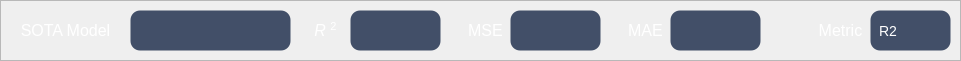
      <widget class="QFrame" name="frame_2">
       <property name="geometry">
        <rect>
         <x>20</x>
         <y>250</y>
         <width>961</width>
         <height>61</height>
        </rect>
       </property>
       <property name="styleSheet">
        <string notr="true">QFrame#frame_2 {
    background-color: #232936;
    border: 0px solid #4268a8;
    border-radius: 18px;
}

</string>
       </property>
       <property name="frameShape">
        <enum>QFrame::Shape::StyledPanel</enum>
       </property>
       <property name="frameShadow">
        <enum>QFrame::Shadow::Raised</enum>
       </property>
       <widget class="QLabel" name="label_3">
        <property name="geometry">
         <rect>
          <x>10</x>
          <y>10</y>
          <width>111</width>
          <height>41</height>
         </rect>
        </property>
        <property name="styleSheet">
         <string notr="true">background:transparent;</string>
        </property>
        <property name="text">
         <string>&lt;html&gt;&lt;head/&gt;&lt;body&gt;&lt;p align=&quot;center&quot;&gt;&lt;span style=&quot; font-size:12pt; color:#ffffff;&quot;&gt;SOTA Model&lt;/span&gt;&lt;/p&gt;&lt;/body&gt;&lt;/html&gt;</string>
        </property>
       </widget>
       <widget class="QLabel" name="label_4">
        <property name="geometry">
         <rect>
          <x>310</x>
          <y>10</y>
          <width>31</width>
          <height>41</height>
         </rect>
        </property>
        <property name="font">
         <font>
          <family>Arial</family>
         </font>
        </property>
        <property name="styleSheet">
         <string notr="true">background:transparent;</string>
        </property>
        <property name="text">
         <string>&lt;html&gt;&lt;head/&gt;&lt;body&gt;&lt;p align=&quot;center&quot;&gt;&lt;span style=&quot; font-size:12pt; font-style:italic; color:#ffffff;&quot;&gt;R &lt;/span&gt;&lt;span style=&quot; font-size:12pt; color:#ffffff; vertical-align:super;&quot;&gt;2&lt;/span&gt;&lt;/p&gt;&lt;/body&gt;&lt;/html&gt;</string>
        </property>
       </widget>
       <widget class="QLabel" name="label_5">
        <property name="geometry">
         <rect>
          <x>460</x>
          <y>10</y>
          <width>51</width>
          <height>41</height>
         </rect>
        </property>
        <property name="font">
         <font>
          <family>Arial</family>
         </font>
        </property>
        <property name="styleSheet">
         <string notr="true">background:transparent;</string>
        </property>
        <property name="text">
         <string>&lt;html&gt;&lt;head/&gt;&lt;body&gt;&lt;p align=&quot;center&quot;&gt;&lt;span style=&quot; font-size:12pt; color:#ffffff;&quot;&gt;MSE&lt;/span&gt;&lt;/p&gt;&lt;/body&gt;&lt;/html&gt;</string>
        </property>
       </widget>
       <widget class="QLabel" name="label_6">
        <property name="geometry">
         <rect>
          <x>620</x>
          <y>10</y>
          <width>51</width>
          <height>41</height>
         </rect>
        </property>
        <property name="font">
         <font>
          <family>Arial</family>
         </font>
        </property>
        <property name="styleSheet">
         <string notr="true">background:transparent;</string>
        </property>
        <property name="text">
         <string>&lt;html&gt;&lt;head/&gt;&lt;body&gt;&lt;p align=&quot;center&quot;&gt;&lt;span style=&quot; font-size:12pt; color:#ffffff;&quot;&gt;MAE&lt;/span&gt;&lt;/p&gt;&lt;/body&gt;&lt;/html&gt;</string>
        </property>
       </widget>
       <widget class="QPlainTextEdit" name="txt_ml_r2">
        <property name="geometry">
         <rect>
          <x>350</x>
          <y>10</y>
          <width>91</width>
          <height>41</height>
         </rect>
        </property>
        <property name="styleSheet">
         <string notr="true">QPlainTextEdit,
QTextEdit
{
	font: 12pt &quot;Arial&quot;;
	background-color: rgba(66, 79, 104, 1);
	border: 1px solid transparent;
	border-radius: 10px;
	font-size: 14px;
	color: rgb(255, 255, 255);
	padding: 6px 6px;                     
	selection-background-color: #3478e8;
	selection-color: #ffffff;
}

QPlainTextEdit:hover,
QTextEdit:hover
{	
	border: 1px solid #3478e8;}

QPlainTextEdit:focus,
QTextEdit:focus
{
	border: 1px solid #3478e8;
}

QPlainTextEdit:disabled,
QTextEdit:disabled
{
	background-color: #f6f7f9;
	color: #9498a0;
	border: 1px solid transparent;
}

QPlainTextEdit QScrollBar:vertical,
QTextEdit QScrollBar:vertical
{
	background: transparent;
	width: 10px;
	margin: 4px 2px 4px 0px;
	border: none;
}

QPlainTextEdit QScrollBar::handle:vertical,
QTextEdit QScrollBar::handle:vertical
{
	background: rgb(90, 105, 135);
	min-height: 24px;
	border-radius: 4px;
}

QPlainTextEdit QScrollBar::handle:vertical:hover,
QTextEdit QScrollBar::handle:vertical:hover
{
	background: rgb(120, 138, 172);
}

QPlainTextEdit QScrollBar::handle:vertical:pressed,
QTextEdit QScrollBar::handle:vertical:pressed
{
	background: #3478e8;
}

QPlainTextEdit QScrollBar::add-line:vertical,
QPlainTextEdit QScrollBar::sub-line:vertical,
QTextEdit QScrollBar::add-line:vertical,
QTextEdit QScrollBar::sub-line:vertical
{
	height: 0px;
	background: transparent;

width:0px;
border:none;}

QPlainTextEdit QScrollBar::add-page:vertical,
QPlainTextEdit QScrollBar::sub-page:vertical,
QTextEdit QScrollBar::add-page:vertical,
QTextEdit QScrollBar::sub-page:vertical
{
	background: transparent;
}

QPlainTextEdit QScrollBar:horizontal,
QTextEdit QScrollBar:horizontal
{
	background: transparent;
	height: 10px;
	margin: 0px 4px 2px 4px;
	border: none;
}

QPlainTextEdit QScrollBar::handle:horizontal,
QTextEdit QScrollBar::handle:horizontal
{
	background: rgb(90, 105, 135);
	min-width: 24px;
	border-radius: 4px;
}

QPlainTextEdit QScrollBar::handle:horizontal:hover,
QTextEdit QScrollBar::handle:horizontal:hover
{
	background: rgb(120, 138, 172);
}

QPlainTextEdit QScrollBar::handle:horizontal:pressed,
QTextEdit QScrollBar::handle:horizontal:pressed
{
	background: #3478e8;
}

QPlainTextEdit QScrollBar::add-line:horizontal,
QPlainTextEdit QScrollBar::sub-line:horizontal,
QTextEdit QScrollBar::add-line:horizontal,
QTextEdit QScrollBar::sub-line:horizontal
{
	width: 0px;
	background: transparent;

height:0px;
border:none;}

QPlainTextEdit QScrollBar::add-page:horizontal,
QPlainTextEdit QScrollBar::sub-page:horizontal,
QTextEdit QScrollBar::add-page:horizontal,
QTextEdit QScrollBar::sub-page:horizontal
{
	background: transparent;
}</string>
        </property>
        <property name="plainText">
         <string/>
        </property>
       </widget>
       <widget class="QPlainTextEdit" name="txt_ml_optimal_model">
        <property name="geometry">
         <rect>
          <x>130</x>
          <y>10</y>
          <width>161</width>
          <height>41</height>
         </rect>
        </property>
        <property name="styleSheet">
         <string notr="true">QPlainTextEdit,
QTextEdit
{
	font: 12pt &quot;Arial&quot;;
	background-color: rgba(66, 79, 104, 1);
	border: 1px solid transparent;
	border-radius: 10px;
	font-size: 14px;
	color: rgb(255, 255, 255);
	padding: 6px 6px;                     
	selection-background-color: #3478e8;
	selection-color: #ffffff;
}

QPlainTextEdit:hover,
QTextEdit:hover
{	
	border: 1px solid #3478e8;}

QPlainTextEdit:focus,
QTextEdit:focus
{
	border: 1px solid #3478e8;
}

QPlainTextEdit:disabled,
QTextEdit:disabled
{
	background-color: #f6f7f9;
	color: #9498a0;
	border: 1px solid transparent;
}

QPlainTextEdit QScrollBar:vertical,
QTextEdit QScrollBar:vertical
{
	background: transparent;
	width: 10px;
	margin: 4px 2px 4px 0px;
	border: none;
}

QPlainTextEdit QScrollBar::handle:vertical,
QTextEdit QScrollBar::handle:vertical
{
	background: rgb(90, 105, 135);
	min-height: 24px;
	border-radius: 4px;
}

QPlainTextEdit QScrollBar::handle:vertical:hover,
QTextEdit QScrollBar::handle:vertical:hover
{
	background: rgb(120, 138, 172);
}

QPlainTextEdit QScrollBar::handle:vertical:pressed,
QTextEdit QScrollBar::handle:vertical:pressed
{
	background: #3478e8;
}

QPlainTextEdit QScrollBar::add-line:vertical,
QPlainTextEdit QScrollBar::sub-line:vertical,
QTextEdit QScrollBar::add-line:vertical,
QTextEdit QScrollBar::sub-line:vertical
{
	height: 0px;
	background: transparent;

width:0px;
border:none;}

QPlainTextEdit QScrollBar::add-page:vertical,
QPlainTextEdit QScrollBar::sub-page:vertical,
QTextEdit QScrollBar::add-page:vertical,
QTextEdit QScrollBar::sub-page:vertical
{
	background: transparent;
}

QPlainTextEdit QScrollBar:horizontal,
QTextEdit QScrollBar:horizontal
{
	background: transparent;
	height: 10px;
	margin: 0px 4px 2px 4px;
	border: none;
}

QPlainTextEdit QScrollBar::handle:horizontal,
QTextEdit QScrollBar::handle:horizontal
{
	background: rgb(90, 105, 135);
	min-width: 24px;
	border-radius: 4px;
}

QPlainTextEdit QScrollBar::handle:horizontal:hover,
QTextEdit QScrollBar::handle:horizontal:hover
{
	background: rgb(120, 138, 172);
}

QPlainTextEdit QScrollBar::handle:horizontal:pressed,
QTextEdit QScrollBar::handle:horizontal:pressed
{
	background: #3478e8;
}

QPlainTextEdit QScrollBar::add-line:horizontal,
QPlainTextEdit QScrollBar::sub-line:horizontal,
QTextEdit QScrollBar::add-line:horizontal,
QTextEdit QScrollBar::sub-line:horizontal
{
	width: 0px;
	background: transparent;

height:0px;
border:none;}

QPlainTextEdit QScrollBar::add-page:horizontal,
QPlainTextEdit QScrollBar::sub-page:horizontal,
QTextEdit QScrollBar::add-page:horizontal,
QTextEdit QScrollBar::sub-page:horizontal
{
	background: transparent;
}</string>
        </property>
       </widget>
       <widget class="QComboBox" name="cmb_ml_metric">
        <property name="geometry">
         <rect>
          <x>870</x>
          <y>10</y>
          <width>81</width>
          <height>41</height>
         </rect>
        </property>
        <property name="font">
         <font>
          <family>Arial</family>
          <pointsize>-1</pointsize>
          <italic>false</italic>
          <bold>false</bold>
          <hintingpreference>PreferDefaultHinting</hintingpreference>
         </font>
        </property>
        <property name="styleSheet">
         <string notr="true">QLineEdit
{
	font: 12pt &quot;Arial&quot;;
	background-color: rgba(66, 79, 104, 1);
	border: 1px solid transparent;   
	border-radius: 10px;
	font-size: 14px;
	color: rgb(255, 255, 255);
	padding-left: 0px;            
	padding-right: 0px;
	min-height: 20px;
	selection-background-color: #3478e8;
	selection-color: #ffffff;
}

QLineEdit:hover
{
	background-color: rgb(74, 88, 115); 
	border: 1px solid #3478e8;

}

QLineEdit:focus
{
	border: 1px solid #3478e8;
}

QLineEdit:disabled
{
	background-color: #f6f7f9;
	color: #9498a0;
	border: 1px solid transparent;
}

QLineEdit[echoMode=&quot;2&quot;]  
{
	lineedit-password-character: 9679;
}

QComboBox
{
	font: 12pt &quot;Arial&quot;;
	background-color: rgba(66, 79, 104, 1);
	border: 1px solid transparent;
	border-radius: 10px;
	font-size: 14px;
	color: rgb(255, 255, 255);
	padding-left: 8px;
	padding-right: 0px;           
	min-height: 20px;
}

QComboBox:hover
{
	background-color: rgb(74, 88, 115);  
	border: 1px solid #3478e8;}

QComboBox:focus
{
	border: 1px solid #3478e8;
}

QComboBox:disabled
{
	background-color: #f6f7f9;
	color: #9498a0;
	border: 1px solid transparent;
}

QComboBox::drop-down
{
	subcontrol-origin: padding;
	subcontrol-position: center right;
	width: 28px;
	border: none;
	border-top-right-radius: 10px;
	border-bottom-right-radius: 10px;
	background: transparent;
}

QComboBox::drop-down:hover
{
	background-color: rgb(37, 52, 81);
}

QComboBox::drop-down:pressed
{
	background-color: rgb(204, 204, 204);
}

QComboBox::down-arrow
{
	image: url(:/icons/down_arrow.svg);
	width: 14px;
	height: 14px;
}

QComboBox::down-arrow:disabled
{
	image: url(:/icons/down_arrow.svg);
	opacity: 0.4;
}

QComboBox QAbstractItemView,
QComboBox QLineEdit
{
	background-color: rgba(66, 79, 104, 1);
	color: rgb(255, 255, 255);
	border-radius: 10px;
	selection-background-color: #3478e8;
	selection-color: #ffffff;
}

QComboBox QAbstractItemView
{
	background-color: rgba(66, 79, 104, 1);
	color: rgb(255, 255, 255);
	border: 1px solid #3478e8;
	border-radius: 8px;
	selection-background-color: #3478e8;
	selection-color: #ffffff;
	outline: none;
	padding: 4px;
}

QComboBox QAbstractItemView::item
{
	min-height: 24px;
	padding-left: 8px;
	border-radius: 6px;
}

QComboBox QAbstractItemView::item:hover
{
	background-color: rgb(37, 52, 81);
}

QComboBox QAbstractItemView::item:selected
{
	background-color: #3478e8;
	color: #ffffff;
}
QComboBox QScrollBar:vertical {
    width:10px;
    background: rgba(35, 41, 54, 0.35);
    border-radius:4px;
    margin:2px 0px;
}
QComboBox QScrollBar::handle:vertical {
    background: rgba(150, 165, 190, 0.55);
    border-radius:4px;
    min-height:28px;
    margin:1px;
}
QComboBox QScrollBar::handle:vertical:hover {
    background: rgba(120, 170, 230, 0.85);  
}
QComboBox QScrollBar::handle:vertical:pressed {
    background: rgba(70, 130, 210, 1.0);   
}

QComboBox QScrollBar::sub-line:vertical,
QComboBox QScrollBar::add-line:vertical {
    height:0px;
background: none;
}
QComboBox QScrollBar::sub-page:vertical,
QComboBox QScrollBar::add-page:vertical {
    background:none;
}

QComboBox QScrollBar:horizontal {
    height:10px;
    background: rgba(35, 41, 54, 0.35);
    border-radius:4px;
    margin:0px 2px;
}
QComboBox QScrollBar::handle:horizontal {
    background: rgba(150, 165, 190, 0.55);
    border-radius:4px;
    min-width:28px;
    margin:1px;
}
QComboBox QScrollBar::handle:horizontal:hover {
    background: rgba(120, 170, 230, 0.85);
}
QComboBox QScrollBar::handle:horizontal:pressed {
    background: rgba(70, 130, 210, 1.0);
}

QComboBox QScrollBar::sub-line:horizontal,
QComboBox QScrollBar::add-line:horizontal {
    width:0px;
    background: none;

}
QComboBox QScrollBar::sub-page:horizontal,
QComboBox QScrollBar::add-page:horizontal {
    background:none;
}
</string>
        </property>
        <property name="editable">
         <bool>false</bool>
        </property>
        <property name="currentText">
         <string>R2</string>
        </property>
        <property name="placeholderText">
         <string/>
        </property>
        <item>
         <property name="text">
          <string>R2</string>
         </property>
        </item>
        <item>
         <property name="text">
          <string>MSE</string>
         </property>
        </item>
        <item>
         <property name="text">
          <string>MAE</string>
         </property>
        </item>
       </widget>
       <widget class="QLabel" name="label_7">
        <property name="geometry">
         <rect>
          <x>810</x>
          <y>10</y>
          <width>61</width>
          <height>41</height>
         </rect>
        </property>
        <property name="font">
         <font>
          <family>Arial</family>
         </font>
        </property>
        <property name="styleSheet">
         <string notr="true">background:transparent;</string>
        </property>
        <property name="text">
         <string>&lt;html&gt;&lt;head/&gt;&lt;body&gt;&lt;p align=&quot;center&quot;&gt;&lt;span style=&quot; font-size:12pt; color:#ffffff;&quot;&gt;Metric&lt;/span&gt;&lt;/p&gt;&lt;/body&gt;&lt;/html&gt;</string>
        </property>
       </widget>
       <widget class="QPlainTextEdit" name="txt_ml_mse">
        <property name="geometry">
         <rect>
          <x>510</x>
          <y>10</y>
          <width>91</width>
          <height>41</height>
         </rect>
        </property>
        <property name="styleSheet">
         <string notr="true">QPlainTextEdit,
QTextEdit
{
	font: 12pt &quot;Arial&quot;;
	background-color: rgba(66, 79, 104, 1);
	border: 1px solid transparent;
	border-radius: 10px;
	font-size: 14px;
	color: rgb(255, 255, 255);
	padding: 6px 6px;                     
	selection-background-color: #3478e8;
	selection-color: #ffffff;
}

QPlainTextEdit:hover,
QTextEdit:hover
{	
	border: 1px solid #3478e8;}

QPlainTextEdit:focus,
QTextEdit:focus
{
	border: 1px solid #3478e8;
}

QPlainTextEdit:disabled,
QTextEdit:disabled
{
	background-color: #f6f7f9;
	color: #9498a0;
	border: 1px solid transparent;
}

QPlainTextEdit QScrollBar:vertical,
QTextEdit QScrollBar:vertical
{
	background: transparent;
	width: 10px;
	margin: 4px 2px 4px 0px;
	border: none;
}

QPlainTextEdit QScrollBar::handle:vertical,
QTextEdit QScrollBar::handle:vertical
{
	background: rgb(90, 105, 135);
	min-height: 24px;
	border-radius: 4px;
}

QPlainTextEdit QScrollBar::handle:vertical:hover,
QTextEdit QScrollBar::handle:vertical:hover
{
	background: rgb(120, 138, 172);
}

QPlainTextEdit QScrollBar::handle:vertical:pressed,
QTextEdit QScrollBar::handle:vertical:pressed
{
	background: #3478e8;
}

QPlainTextEdit QScrollBar::add-line:vertical,
QPlainTextEdit QScrollBar::sub-line:vertical,
QTextEdit QScrollBar::add-line:vertical,
QTextEdit QScrollBar::sub-line:vertical
{
	height: 0px;
	background: transparent;

width:0px;
border:none;}

QPlainTextEdit QScrollBar::add-page:vertical,
QPlainTextEdit QScrollBar::sub-page:vertical,
QTextEdit QScrollBar::add-page:vertical,
QTextEdit QScrollBar::sub-page:vertical
{
	background: transparent;
}

QPlainTextEdit QScrollBar:horizontal,
QTextEdit QScrollBar:horizontal
{
	background: transparent;
	height: 10px;
	margin: 0px 4px 2px 4px;
	border: none;
}

QPlainTextEdit QScrollBar::handle:horizontal,
QTextEdit QScrollBar::handle:horizontal
{
	background: rgb(90, 105, 135);
	min-width: 24px;
	border-radius: 4px;
}

QPlainTextEdit QScrollBar::handle:horizontal:hover,
QTextEdit QScrollBar::handle:horizontal:hover
{
	background: rgb(120, 138, 172);
}

QPlainTextEdit QScrollBar::handle:horizontal:pressed,
QTextEdit QScrollBar::handle:horizontal:pressed
{
	background: #3478e8;
}

QPlainTextEdit QScrollBar::add-line:horizontal,
QPlainTextEdit QScrollBar::sub-line:horizontal,
QTextEdit QScrollBar::add-line:horizontal,
QTextEdit QScrollBar::sub-line:horizontal
{
	width: 0px;
	background: transparent;

height:0px;
border:none;}

QPlainTextEdit QScrollBar::add-page:horizontal,
QPlainTextEdit QScrollBar::sub-page:horizontal,
QTextEdit QScrollBar::add-page:horizontal,
QTextEdit QScrollBar::sub-page:horizontal
{
	background: transparent;
}</string>
        </property>
       </widget>
       <widget class="QPlainTextEdit" name="txt_ml_mae">
        <property name="geometry">
         <rect>
          <x>670</x>
          <y>10</y>
          <width>91</width>
          <height>41</height>
         </rect>
        </property>
        <property name="styleSheet">
         <string notr="true">QPlainTextEdit,
QTextEdit
{
	font: 12pt &quot;Arial&quot;;
	background-color: rgba(66, 79, 104, 1);
	border: 1px solid transparent;
	border-radius: 10px;
	font-size: 14px;
	color: rgb(255, 255, 255);
	padding: 6px 6px;                     
	selection-background-color: #3478e8;
	selection-color: #ffffff;
}

QPlainTextEdit:hover,
QTextEdit:hover
{	
	border: 1px solid #3478e8;}

QPlainTextEdit:focus,
QTextEdit:focus
{
	border: 1px solid #3478e8;
}

QPlainTextEdit:disabled,
QTextEdit:disabled
{
	background-color: #f6f7f9;
	color: #9498a0;
	border: 1px solid transparent;
}

QPlainTextEdit QScrollBar:vertical,
QTextEdit QScrollBar:vertical
{
	background: transparent;
	width: 10px;
	margin: 4px 2px 4px 0px;
	border: none;
}

QPlainTextEdit QScrollBar::handle:vertical,
QTextEdit QScrollBar::handle:vertical
{
	background: rgb(90, 105, 135);
	min-height: 24px;
	border-radius: 4px;
}

QPlainTextEdit QScrollBar::handle:vertical:hover,
QTextEdit QScrollBar::handle:vertical:hover
{
	background: rgb(120, 138, 172);
}

QPlainTextEdit QScrollBar::handle:vertical:pressed,
QTextEdit QScrollBar::handle:vertical:pressed
{
	background: #3478e8;
}

QPlainTextEdit QScrollBar::add-line:vertical,
QPlainTextEdit QScrollBar::sub-line:vertical,
QTextEdit QScrollBar::add-line:vertical,
QTextEdit QScrollBar::sub-line:vertical
{
	height: 0px;
	background: transparent;

width:0px;
border:none;}

QPlainTextEdit QScrollBar::add-page:vertical,
QPlainTextEdit QScrollBar::sub-page:vertical,
QTextEdit QScrollBar::add-page:vertical,
QTextEdit QScrollBar::sub-page:vertical
{
	background: transparent;
}

QPlainTextEdit QScrollBar:horizontal,
QTextEdit QScrollBar:horizontal
{
	background: transparent;
	height: 10px;
	margin: 0px 4px 2px 4px;
	border: none;
}

QPlainTextEdit QScrollBar::handle:horizontal,
QTextEdit QScrollBar::handle:horizontal
{
	background: rgb(90, 105, 135);
	min-width: 24px;
	border-radius: 4px;
}

QPlainTextEdit QScrollBar::handle:horizontal:hover,
QTextEdit QScrollBar::handle:horizontal:hover
{
	background: rgb(120, 138, 172);
}

QPlainTextEdit QScrollBar::handle:horizontal:pressed,
QTextEdit QScrollBar::handle:horizontal:pressed
{
	background: #3478e8;
}

QPlainTextEdit QScrollBar::add-line:horizontal,
QPlainTextEdit QScrollBar::sub-line:horizontal,
QTextEdit QScrollBar::add-line:horizontal,
QTextEdit QScrollBar::sub-line:horizontal
{
	width: 0px;
	background: transparent;

height:0px;
border:none;}

QPlainTextEdit QScrollBar::add-page:horizontal,
QPlainTextEdit QScrollBar::sub-page:horizontal,
QTextEdit QScrollBar::add-page:horizontal,
QTextEdit QScrollBar::sub-page:horizontal
{
	background: transparent;
}</string>
        </property>
       </widget>
      </widget>
